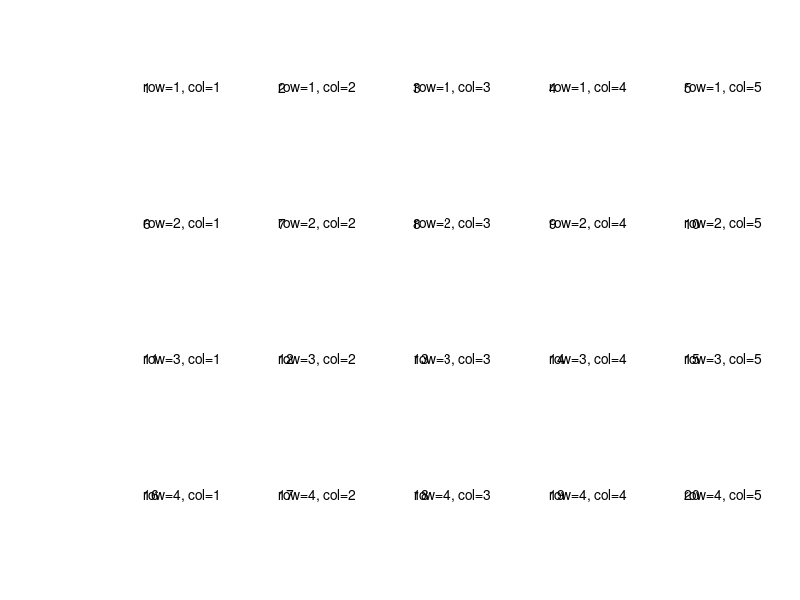

Write the MATLAB code that produced this figure.
nRows = 4;
nCols = 5; 

nC = nRows*nCols;

figure;
for c = 1:nC
    
    subplot(nRows, nCols, c); 
    text(0,0,sprintf('%i',c)); 
    
    [colI, rowI] = ind2sub([nCols nRows], c);
    
    text(0, 0, sprintf('row=%i, col=%i', rowI, colI));
    
    xlim([-2 2]); ylim([-2 2]);
    axis off;
end

%% 
% figure; 
% subplot(nRows, nCols, [1 5 9]);
% text(0, 0, '[1 5 9]');

